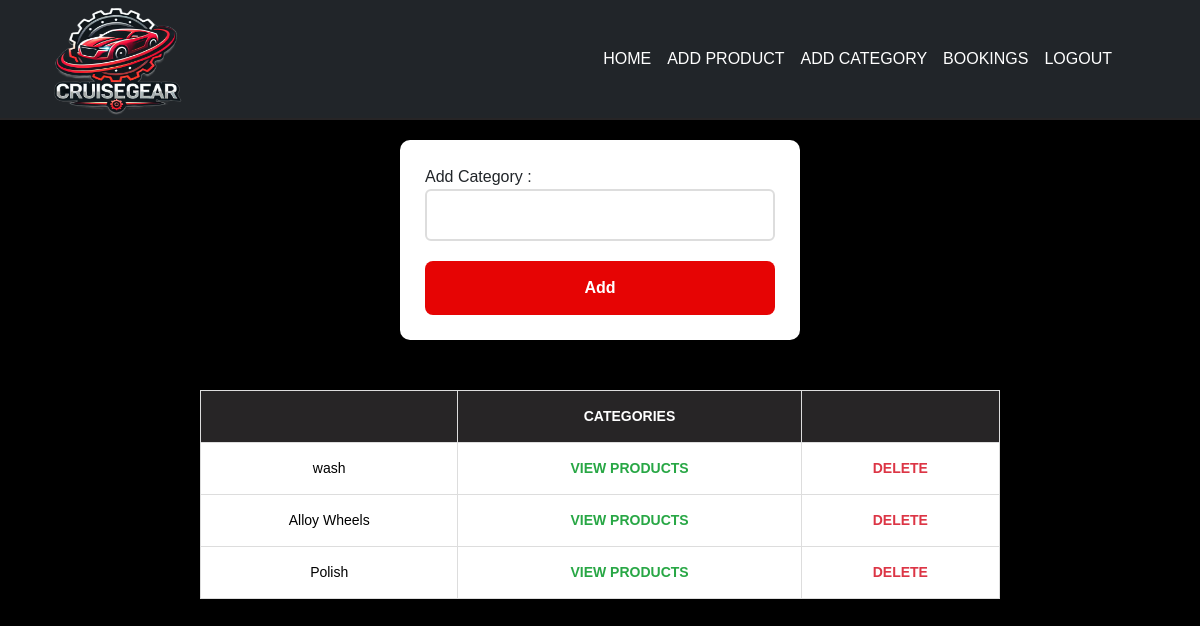
/cat, run on an earlier commit of the app's database.
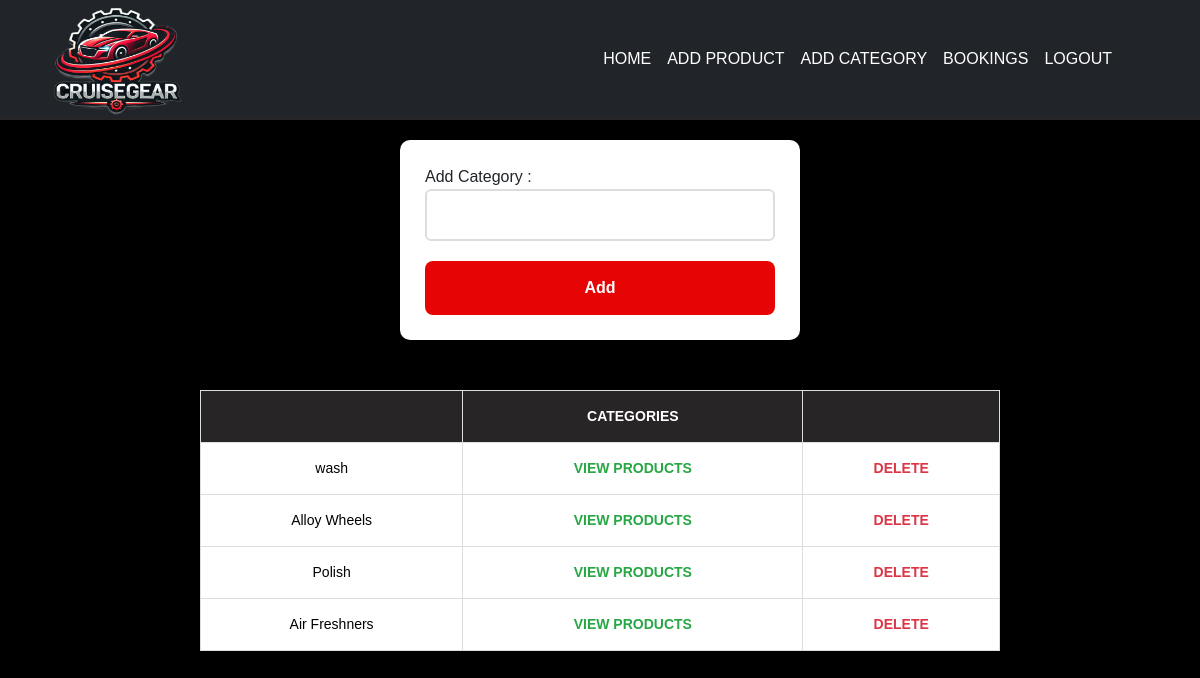
And on a later commit of the database.
### app/models.py (models this page shows)
class category(models.Model):
    categories=models.TextField()

### app/views.py (the view)
# urls.py: path('cat',views.cat),
def cat(req):
    if req.method=="POST":
        categories=req.POST['category']
        data=category.objects.create(categories=categories)
        data.save()
        return redirect(cat)
    else:
        data=category.objects.all()
        return render(req,'shop/category.html',{'data':data})

### templates/shop/category.html (shortened to what this page needs)
<!DOCTYPE html>
<html lang="en">
<head>
    {% load static %}
    <link href="https://cdn.jsdelivr.net/npm/bootstrap@5.3.3/dist/css/bootstrap.min.css" rel="stylesheet">
    <link rel="stylesheet" href="{% static 'addcat.css' %}">
</head>
<body>
    <nav class="navbar navbar-expand-sm bg-dark navbar-dark">
        <div class="container-fluid">
          <img src="../../static/cruisegear2br.png" style="width: 165px;height: 140px;" alt="">
          <div class="collapse navbar-collapse" id="collapsibleNavbar">
            <ul class="navbar-nav ms-auto me-5">
              <li class="nav-item">
                <a class="nav-link fcolor " href="shop_home">HOME</a>
              </li>
              <li class="nav-item">
                <a class="nav-link fcolor" href="add product">ADD PRODUCT</a>
              </li>
              <li class="nav-item">
                <a class="nav-link fcolor" href="cat">ADD CATEGORY</a>
              </li>
              <li class="nav-item">
                <a class="nav-link fcolor" href="../bookings">BOOKINGS</a>
              </li>
              <li class="nav-item">
                <a class="nav-link fcolor" href="logout">LOGOUT</a>
              </li>
            </ul>
          </div>
        </div>
    </nav>
    <form action="" method="post" style="margin-top: 20px;">
        <label for="">Add Category :</label>
        <input type="text" name="category" id="cid">
        <input type="submit" value="Add">
    </form>
    <table class="table table-hover mt-5 mb-5 mx-auto">
        <thead>
            <tr>
                <th scope="col"></th>
                <th scope="col">CATEGORIES</th>
                <th scope="col"></th>
            </tr>
        </thead>
        <tbody>
            {% for i in data %}
            <tr>
                <td>{{ i.categories }}</td>
                <td><a href="view_products/{{i.pk }}">view products</a></td>
                <td><a href="delete_category/{{ i.pk }}">Delete</a></td>
            </tr>
            {% endfor %}
        </tbody>
    </table>
</body>
</html>

What changed in the data, as far as the page shows it:
added category: categories "Air Freshners"
